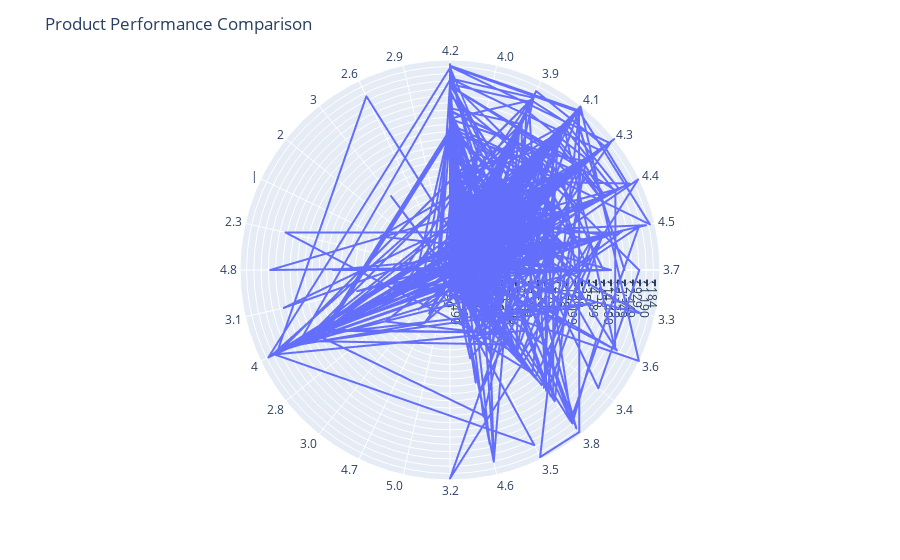

Source (notebook cell):
### Code cell
fig = px.line_polar(
    df,
    theta="rating", 
    r="discounted_price",
    line_close=True,
    range_r=[0, df["actual_price"].max()], 
)
fig.update_layout(title="Product Performance Comparison")
fig.show()

### Figure 1 — Plotly figure (JSON) as saved in the notebook; plotly's stock layout.template omitted (floating-point values rounded to 4 significant figures; data arrays with more than 128 entries replaced by an {"elided": "..."} marker saying what was removed)
{"data": [{"hovertemplate": "discounted_price=%{r}<br>rating=%{theta}<extra></extra>", "legendgroup": "", "line": {"color": "#636efa", "dash": "solid"}, "marker": {"symbol": "circle"}, "mode": "lines", "name": "", "r": {"elided": "1466 str values"}, "showlegend": false, "subplot": "polar", "theta": {"elided": "1466 str values"}, "type": "scatterpolargl"}], "layout": {"legend": {"tracegroupgap": 0}, "margin": {"t": 60}, "polar": {"angularaxis": {"direction": "clockwise", "rotation": 90}, "domain": {"x": [0, 1], "y": [0, 1]}, "radialaxis": {"range": [0, "₹999"]}}, "title": {"text": "Product Performance Comparison"}}}
